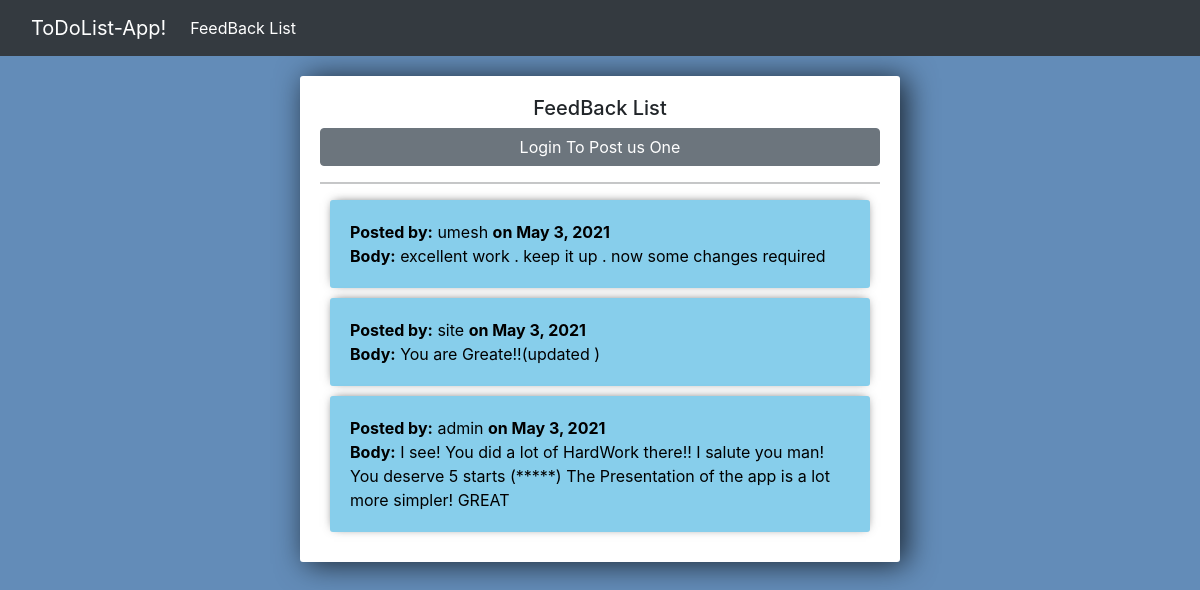
Page /list_feed/ on the committed database.
### members/models.py (models this page shows, shortened)
class FeedBack(models.Model):
	user = models.ForeignKey(User, on_delete=models.CASCADE)
	body = models.TextField()
	date = models.DateField(auto_now_add=True, blank=True, null=True)

### Feedback/views.py (the view, shortened to what this page needs)
# urls.py: path('list_feed/', views.Create, name='create-index'),
def Create(request):
	list_feed = FeedBack.objects.all().order_by('-id')
	form = CreateFeedBack(request.POST or None)
	template = render_to_string("email.html", {"user": request.user.username})
	return render(request, 'list.html', {'list_feed': list_feed, 'form': form})

### Feedback/templates/list.html
{% extends 'base.html' %}
{% block content %}
{% if user.is_authenticated %}
<div class="center-column">
<form method="POST" action="">
	{% csrf_token %}
	{{ form.as_p }}
	<input type="submit" value="Post Feedback" class="btn btn-info">
	<div class="d-grid gap-2">
		<a href="{% url 'index' %}" class="btn btn-secondary">Go Back</a>
	</div>
	<script>
		var name = "{{ user.id }}";
		document.getElementById('userid').value = name;
	</script>
</form>
<hr>
{% for item in list_feed %}
{% if item.user.id == request.user.id %}
<div class="item-row">
<style>
	.aligna{
		text-align: right;
	}
</style>
		<a href="{% url 'f_edit' item.id %}" class="btn btn-sm btn-dark">Edit</a> <a href="{% url 'delete-feed' item.id %}" class="btn btn-sm btn-danger">Delete</a><hr><font color="black"><b>You Posted this on {{ item.date }}</b><br>
		<b>Body:</b> {{ item.body }}</font>
	</div>
{% else %}
<div class="updated-item-row">
		<font color="black"><b>Posted by:</b> {{ item.user }} <b>on {{ item.date }}</b><br>
		<b>Body:</b> {{ item.body }}</font>
	</div>
	{% endif %}
	{% empty %}
	<center><h5>No FeedBacks Yet!!</h5></center>
	{% endfor %}
</div>
{% else %}
<div class="center-column">
	<center><h5>FeedBack List</h5></h5></center>
	<div class="d-grid gap-2">
		<a href="{% url 'login' %}" class="btn btn-secondary">Login To Post us One</a>
	</div><hr>
{% for item in list_feed %}
<div class="updated-item-row">
		<font color="black"><b>Posted by:</b> {{ item.user }} <b>on {{ item.date }}</b><br>
		<b>Body:</b> {{ item.body }}</font>
	</div>
	{% empty %}
	<center><h5>No FeedBacks Yet!!</h5></center>
	{% endfor %}
</div>
{% endif %}
{% endblock %}

### Task/templates/base.html (style rules this page uses)
body { background-color: #638CB8; }
.center-column { width:600px; margin: 20px auto; padding:20px; background-color: #fff; border-radius: 3px; box-shadow: 6px 2px 30px 0px rgba(0,0,0,0.75); }
.updated-item-row { background-color: #87CEEB; margin: 10px; padding: 20px; border-radius: 3px; color: #fff; font-size: 16px; box-shadow: 0px -1px 10px -4px rgba(0,0,0,0.75); }

### rows in the picture
FeedBack: user "umesh", date "May 3, 2021", body "excellent work . keep it up . now some changes required"
FeedBack: user "site", date "May 3, 2021", body "You are Greate!!(updated )"
FeedBack: user "admin", date "May 3, 2021", body "I see! You did a lot of HardWork there!! I salute you man! You deserve 5 starts (*****) The Presentation of the app is a lot more simpler! GREAT"
